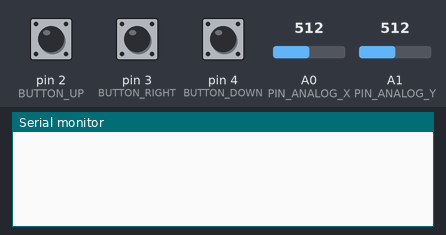
Recording of a sketch running on a simulated Arduino Mega 2560, built with avr-gcc and run on an emulated ATmega2560. Shown: the last lines printed to the serial monitor. The inputs (shaded band) are chosen by the test bench; at power-on: pin 2 (BUTTON_UP) HIGH, pin 3 (BUTTON_RIGHT) HIGH, pin 4 (BUTTON_DOWN) HIGH, A0 (PIN_ANALOG_X) = 512, A1 (PIN_ANALOG_Y) = 512.

Above: at 1.8 s.
1.9 s: pin 2 (BUTTON_UP) pulled LOW for 0.6 s
At 2.9 s:
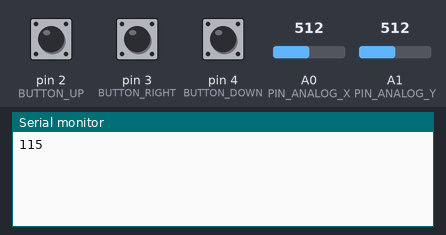
4.0 s: pin 3 (BUTTON_RIGHT) pulled LOW for 0.6 s
At 4.31 s:
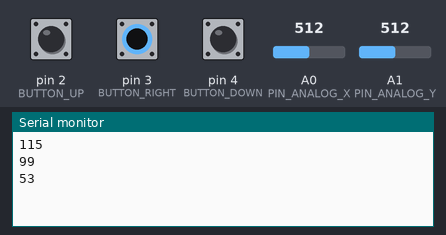
6.1 s: pin 4 (BUTTON_DOWN) pulled LOW for 0.6 s
At 7.6 s:
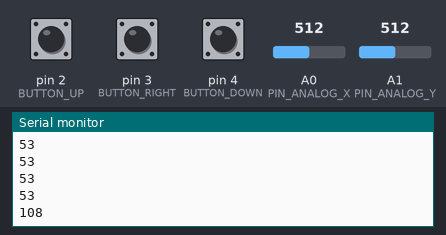
Timing chart, 0 to 9.1 s (numbered marks = the images above; inputs shaded):
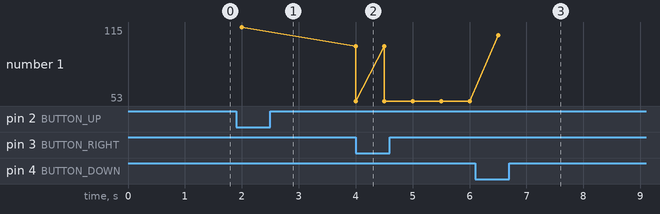

Measured:
- after the input at 1.9 s, the serial monitor: prints a new line after 0.10 s (image 1)
- after the input at 4.0 s, the serial monitor: prints a new line at once (image 2)
- after the input at 6.1 s, the serial monitor: prints a new line after 0.40 s (image 3)
- plotted number 1: 115 → 53 after the input at 4.0 s, 53 → 108 after the input at 6.1 s

The sketch:

controller.ino
```cpp
#include <stdio.h>

#define PIN_ANALOG_X 0
#define PIN_ANALOG_Y 1
#define BUTTON_UP 2
#define BUTTON_RIGHT 3
#define BUTTON_DOWN 4
#define BUTTON_LEFT 5
#define BUTTON_E 6
#define BUTTON_F 7

int state = 's';

void setup() {
 Serial.begin(9600);
 Serial1.begin(9600);
 pinMode(BUTTON_UP, INPUT);
 digitalWrite(BUTTON_UP, HIGH);
 pinMode(BUTTON_RIGHT, INPUT);
 digitalWrite(BUTTON_RIGHT, HIGH);
 pinMode(BUTTON_DOWN, INPUT);
 digitalWrite(BUTTON_DOWN, HIGH);
 pinMode(BUTTON_LEFT, INPUT);
 digitalWrite(BUTTON_LEFT, HIGH);
 pinMode(BUTTON_E, INPUT);
 digitalWrite(BUTTON_E, HIGH);
 pinMode(BUTTON_F, INPUT);
 digitalWrite(BUTTON_F, HIGH);
}
int tmp_x, tmp_y;
int x, y;
int pos;

void loop() {
 if(digitalRead(BUTTON_UP) == LOW) {
   state = 's';
   Serial.println(state);
 }
 else if(digitalRead(BUTTON_RIGHT) == LOW) {
   state = 'c';
   Serial.println(state);
 }
 else if(digitalRead(BUTTON_DOWN) == LOW) {
   state = 'l';
   Serial.println(state);
 }
 if (state == 'c') {
  tmp_x = analogRead(PIN_ANALOG_X) - 512;
  tmp_y = analogRead(PIN_ANALOG_Y) - 512;
  if (tmp_x < 200 && tmp_x > -200) {
    x = 1;
  } else {
    x = tmp_x < 0 ? 0 : 2;
  }
  if (tmp_y < 200 && tmp_y > -200) {
    y = 1;
  } else {
    y = tmp_y < 0 ? 0 : 2;
  }
  pos = '1' + x + y * 3;
  Serial.println(pos);
 }
 delay(500);
}
```
